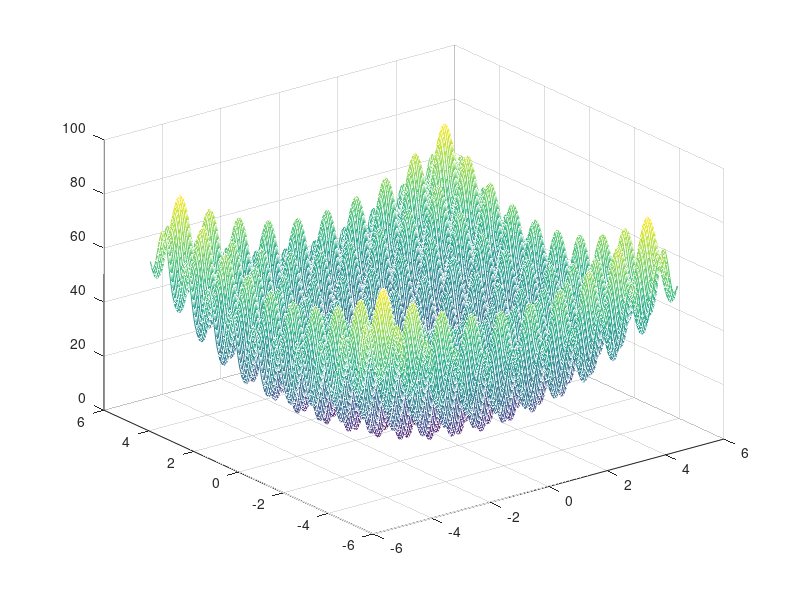

MATLAB code to generate this figure: (Note: this script raises an error after producing the figure.)
clear
f = @(x,y) 20+x.^2+y.^2-10*cos(2*pi.*x)-10*cos(2*pi.*y);

x0 = [-5.12:0.05:5.12];
y0 = x0;
[X,Y] = meshgrid(x0,y0);
Z = f(X,Y);
figure(1);
mesh(X,Y,Z);
colormap(parula(25));

N = 50;                 %初始种群个数
d = 2;                  %可行解维度
ger = 100;              %最大迭代次数
limit = [-5.12,5.12];   %位置限制
vlimit = [-5,5];        %速度限制
w = 0.8;                %惯性权重
c1 = 0.5;               %自我学习因子
c2 = 0.5;               %群体学习因子

x = limit(1)+(limit(2)-limit(1)).*rand(N,d);

v = rand(N,d);      
xm = x;             %个体历史最佳位置
ym = zeros(1,d);    %种群历史最佳位置
fxm = ones(N,1)*inf;%个体历史最佳适应度
fym = inf;          %种群历史最佳适应度
record = zeros(ger,1);
hold on

scatter3(x(:,1),x(:,2),f(x(:,1),x(:,2)),'r*');
figure(2);

iter = 1;
while iter <= ger
    fx = f(x(:,1),x(:,2));
    for i=1:N
        if fx(i) < fxm(i)
            fxm(i) = fx(i);
            xm(i,:) = x(i,:);
        end
    end
    if min(fxm) < fym
        [fym,nmin] = min(fxm);
        ym = xm(nmin,:);
    end
    v = v*w + c1*rand*(xm - x) + c2*rand*(repmat(ym,N,1) - x);
    v(v > vlimit(2)) = vlimit(2);
    v(v < vlimit(1)) = vlimit(1);
    x = x + v;
    x(x > limit(2)) = limit(2);
    x(x < limit(1)) = limit(1);
    
end
